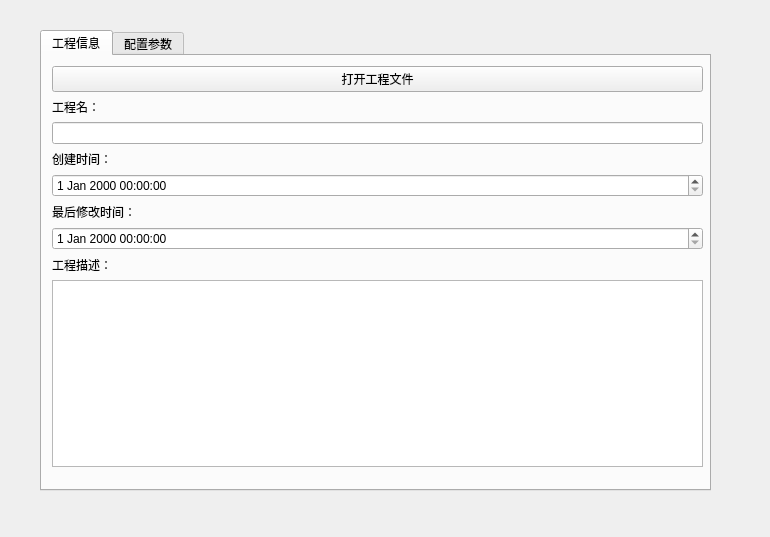
<?xml version="1.0" encoding="UTF-8"?>
<ui version="4.0">
 <class>widget</class>
 <widget class="QWidget" name="widget">
  <property name="geometry">
   <rect>
    <x>0</x>
    <y>0</y>
    <width>770</width>
    <height>537</height>
   </rect>
  </property>
  <property name="windowTitle">
   <string>工程设计</string>
  </property>
  <property name="windowIcon">
   <iconset>
    <normaloff>../image/图片/模块.png</normaloff>../image/图片/模块.png</iconset>
  </property>
  <widget class="QLabel" name="label">
   <property name="geometry">
    <rect>
     <x>-90</x>
     <y>-100</y>
     <width>941</width>
     <height>741</height>
    </rect>
   </property>
   <property name="text">
    <string/>
   </property>
   <property name="pixmap">
    <pixmap>../image/图片/背景图.png</pixmap>
   </property>
   <property name="scaledContents">
    <bool>true</bool>
   </property>
  </widget>
  <widget class="QTabWidget" name="tabWidget">
   <property name="geometry">
    <rect>
     <x>40</x>
     <y>30</y>
     <width>671</width>
     <height>461</height>
    </rect>
   </property>
   <property name="styleSheet">
    <string notr="true">font: 12pt &quot;阿里妈妈刀隶体&quot;;</string>
   </property>
   <property name="currentIndex">
    <number>0</number>
   </property>
   <widget class="QWidget" name="tab">
    <attribute name="title">
     <string>工程信息</string>
    </attribute>
    <widget class="QWidget" name="verticalLayoutWidget">
     <property name="geometry">
      <rect>
       <x>10</x>
       <y>10</y>
       <width>651</width>
       <height>401</height>
      </rect>
     </property>
     <layout class="QVBoxLayout" name="verticalLayout_3">
      <item>
       <widget class="QPushButton" name="pushButton_5">
        <property name="text">
         <string>打开工程文件</string>
        </property>
       </widget>
      </item>
      <item>
       <widget class="QLabel" name="label_10">
        <property name="text">
         <string>工程名：</string>
        </property>
       </widget>
      </item>
      <item>
       <widget class="QLineEdit" name="lineEdit_3"/>
      </item>
      <item>
       <widget class="QLabel" name="label_11">
        <property name="text">
         <string>创建时间：</string>
        </property>
       </widget>
      </item>
      <item>
       <widget class="QDateTimeEdit" name="dateTimeEdit_4"/>
      </item>
      <item>
       <widget class="QLabel" name="label_12">
        <property name="text">
         <string>最后修改时间：</string>
        </property>
       </widget>
      </item>
      <item>
       <widget class="QDateTimeEdit" name="dateTimeEdit_5"/>
      </item>
      <item>
       <widget class="QLabel" name="label_13">
        <property name="text">
         <string>工程描述：</string>
        </property>
       </widget>
      </item>
      <item>
       <widget class="QPlainTextEdit" name="plainTextEdit"/>
      </item>
     </layout>
    </widget>
   </widget>
   <widget class="QWidget" name="tab_3">
    <attribute name="title">
     <string>配置参数</string>
    </attribute>
    <widget class="QWidget" name="horizontalLayoutWidget">
     <property name="geometry">
      <rect>
       <x>20</x>
       <y>350</y>
       <width>611</width>
       <height>51</height>
      </rect>
     </property>
     <layout class="QHBoxLayout" name="horizontalLayout">
      <item>
       <widget class="QPushButton" name="pushButton_6">
        <property name="text">
         <string>另存为新的工程文件</string>
        </property>
       </widget>
      </item>
      <item>
       <widget class="QPushButton" name="pushButton_2">
        <property name="text">
         <string>保存工程文件</string>
        </property>
       </widget>
      </item>
     </layout>
    </widget>
    <widget class="QWidget" name="horizontalLayoutWidget_2">
     <property name="geometry">
      <rect>
       <x>20</x>
       <y>190</y>
       <width>611</width>
       <height>51</height>
      </rect>
     </property>
     <layout class="QHBoxLayout" name="horizontalLayout_2">
      <item>
       <widget class="QLabel" name="label_4">
        <property name="text">
         <string>数据起始时间：</string>
        </property>
       </widget>
      </item>
      <item>
       <widget class="QDateTimeEdit" name="dateTimeEdit"/>
      </item>
      <item>
       <widget class="QLabel" name="label_5">
        <property name="text">
         <string>数据截止时间：</string>
        </property>
       </widget>
      </item>
      <item>
       <widget class="QDateTimeEdit" name="dateTimeEdit_3"/>
      </item>
     </layout>
    </widget>
    <widget class="QWidget" name="horizontalLayoutWidget_3">
     <property name="geometry">
      <rect>
       <x>20</x>
       <y>110</y>
       <width>611</width>
       <height>51</height>
      </rect>
     </property>
     <layout class="QHBoxLayout" name="horizontalLayout_3" stretch="0,0,0,1,2">
      <item>
       <widget class="QLabel" name="label_6">
        <property name="text">
         <string>文件名：</string>
        </property>
       </widget>
      </item>
      <item>
       <widget class="QLineEdit" name="lineEdit_2"/>
      </item>
      <item>
       <spacer name="horizontalSpacer">
        <property name="orientation">
         <enum>Qt::Orientation::Horizontal</enum>
        </property>
        <property name="sizeHint" stdset="0">
         <size>
          <width>40</width>
          <height>20</height>
         </size>
        </property>
       </spacer>
      </item>
      <item>
       <widget class="QLabel" name="label_3">
        <property name="text">
         <string>采样率（Hz）：</string>
        </property>
       </widget>
      </item>
      <item>
       <widget class="QDoubleSpinBox" name="doubleSpinBox"/>
      </item>
     </layout>
    </widget>
    <widget class="QWidget" name="horizontalLayoutWidget_4">
     <property name="geometry">
      <rect>
       <x>20</x>
       <y>30</y>
       <width>611</width>
       <height>51</height>
      </rect>
     </property>
     <layout class="QHBoxLayout" name="horizontalLayout_4">
      <item>
       <widget class="QLabel" name="label_2">
        <property name="text">
         <string>数据目录：</string>
        </property>
       </widget>
      </item>
      <item>
       <widget class="QLineEdit" name="lineEdit">
        <property name="readOnly">
         <bool>false</bool>
        </property>
       </widget>
      </item>
      <item>
       <widget class="QPushButton" name="pushButton">
        <property name="text">
         <string>浏览</string>
        </property>
       </widget>
      </item>
     </layout>
    </widget>
    <widget class="QWidget" name="horizontalLayoutWidget_5">
     <property name="geometry">
      <rect>
       <x>20</x>
       <y>260</y>
       <width>611</width>
       <height>31</height>
      </rect>
     </property>
     <layout class="QHBoxLayout" name="horizontalLayout_6">
      <item>
       <widget class="QLabel" name="label_7">
        <property name="text">
         <string>测量场景：</string>
        </property>
       </widget>
      </item>
      <item>
       <widget class="QPlainTextEdit" name="plainTextEdit_2"/>
      </item>
     </layout>
    </widget>
   </widget>
  </widget>
  <widget class="QLabel" name="label_14">
   <property name="geometry">
    <rect>
     <x>720</x>
     <y>490</y>
     <width>31</width>
     <height>31</height>
    </rect>
   </property>
   <property name="text">
    <string/>
   </property>
   <property name="pixmap">
    <pixmap>../image/图片/校徽图片/05.png</pixmap>
   </property>
   <property name="scaledContents">
    <bool>true</bool>
   </property>
  </widget>
  <widget class="QPushButton" name="pushButton_3">
   <property name="geometry">
    <rect>
     <x>720</x>
     <y>10</y>
     <width>31</width>
     <height>31</height>
    </rect>
   </property>
   <property name="text">
    <string/>
   </property>
   <property name="icon">
    <iconset>
     <normaloff>../image/矢量图标/关闭.png</normaloff>../image/矢量图标/关闭.png</iconset>
   </property>
   <property name="flat">
    <bool>true</bool>
   </property>
  </widget>
  <widget class="QPushButton" name="pushButton_4">
   <property name="geometry">
    <rect>
     <x>670</x>
     <y>10</y>
     <width>31</width>
     <height>31</height>
    </rect>
   </property>
   <property name="text">
    <string/>
   </property>
   <property name="icon">
    <iconset>
     <normaloff>../image/矢量图标/最小化.png</normaloff>../image/矢量图标/最小化.png</iconset>
   </property>
   <property name="flat">
    <bool>true</bool>
   </property>
  </widget>
 </widget>
 <resources/>
 <connections/>
</ui>
